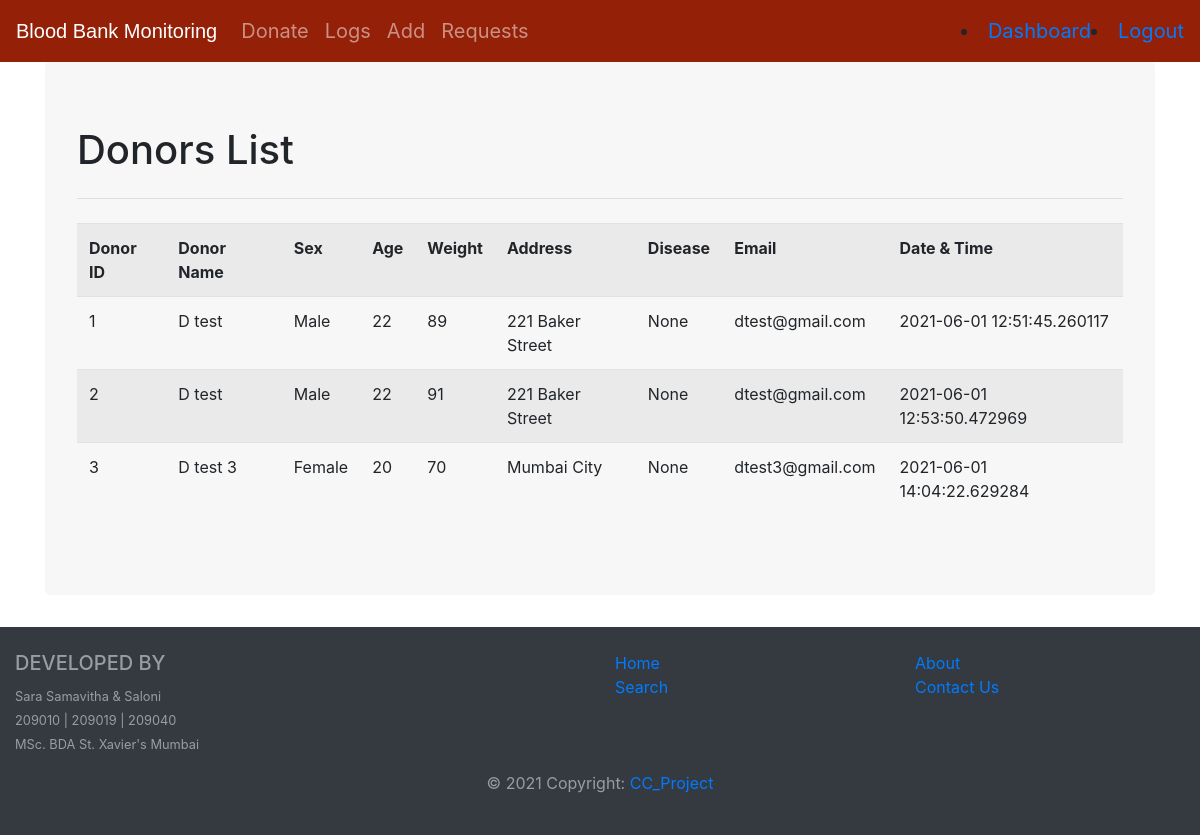
Page /donorlogs (signed in) on the earlier database version.
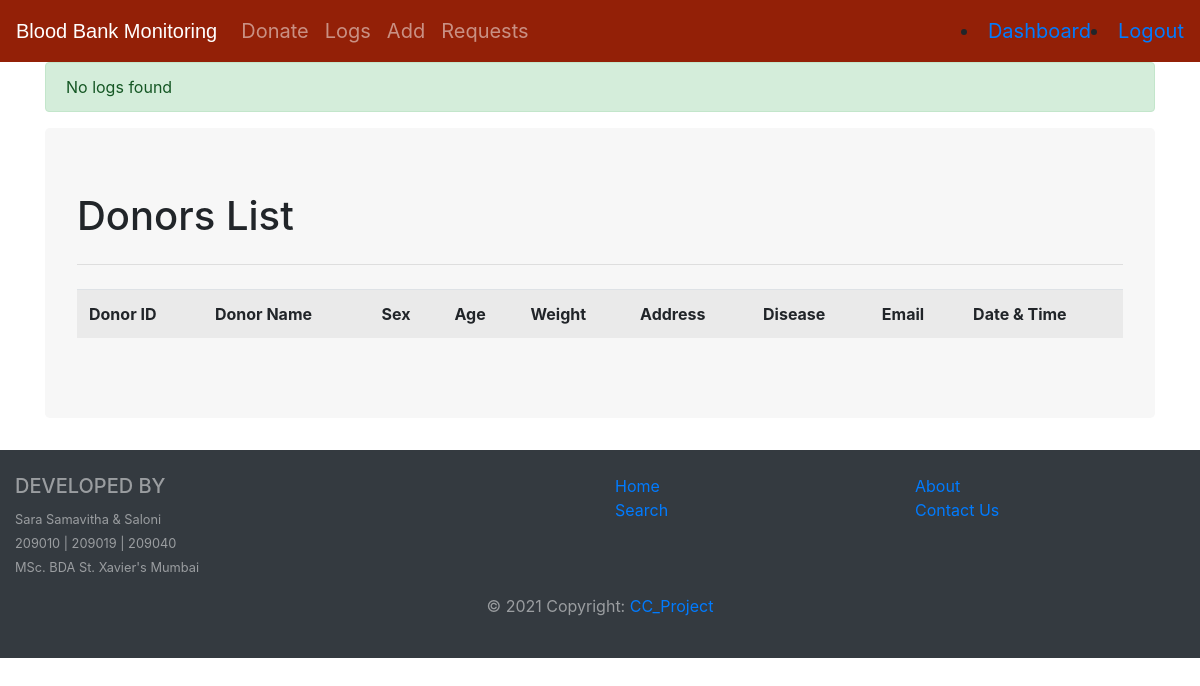
Same page on the later database version.
### models.py (models this page shows, shortened)
class DONOR(db.Model):
    d_id = db.Column(db.Integer, primary_key=True)
    dname = db.Column(db.String(50), nullable=False)
    sex = db.Column(db.String(10), nullable=True)
    age = db.Column(db.Integer, primary_key=False)
    weight = db.Column(db.Integer, primary_key=False)
    address = db.Column(db.String(150), nullable=False)
    disease = db.Column(db.String(50), nullable=False)
    demail = db.Column(db.String(50), nullable=False)
    donor_date = db.Column(db.DateTime, nullable=False, default=datetime.utcnow)

### routes.py (the view)
@app.route('/donorlogs')
@is_logged_in
def donorlogs():
    result = DONOR.query.first()
    logs = DONOR.query.all()
    if result:
        return render_template('donorlogs.html',logs=logs)
    else:
        msg = ' No logs found '
        return render_template('donorlogs.html',msg=msg)

### routes.py (called while the page is built)
def is_logged_in(f):
    @wraps(f)
    def wrap(*args, **kwargs):
        if 'logged_in' in session:
            return f(*args, **kwargs)
        else:
            flash('Unauthorized, Please login!', 'danger')
            return redirect(url_for('login'))
    return wrap

### templates/donorlogs.html
{% extends 'layout.html' %}
{% block body %}
<div class="jumbotron"style="background-color:#f7f7f7;">
  <h1>Donors List</h1>
  <hr class="my-4">
  <table class="table table-striped">
    <tr>
      <th>Donor ID</th>
      <th>Donor Name</th>
      <th>Sex</th>
      <th>Age</th>
      <th>Weight</th>
      <th>Address</th>
      <th>Disease</th>
      <th>Email</th>
      <th>Date & Time</th>
    </tr>
    {% for log in logs %}
      <tr>
        <td>{{log.d_id}}</td>
        <td>{{log.dname}}</td>
        <td>{{log.sex}}</td>
        <td>{{log.age}}</td>
        <td>{{log.weight}}</td>
        <td>{{log.address}}</td>
        <td>{{log.disease}}</td>
        <td>{{log.demail}}</td>
        <td>{{log.donor_date}}</td>
      </tr>
    {% endfor %}
  </table>
</div>
{% endblock %}

### templates/layout.html (shortened to what this page needs)
<!DOCTYPE html>
<html lang="en" dir="ltr">
  <head>
    <link rel="stylesheet" href="https://stackpath.bootstrapcdn.com/bootstrap/4.3.1/css/bootstrap.min.css">
  </head>
  <body>
  {% include 'includes/_navbar.html' %}
  <div class="container">
  {% include 'includes/_messages.html' %}
  {% block body %}{% endblock %}
  </div>
<footer class="py-4 bg-dark text-white-50">
  <div class="container-fluid text-center text-md-left">
    <div class="row">
      <div class="col-md-6 mt-md-0 mt-3">
        <h5 class="text-uppercase">Developed by</h5>
        <small>Sara Samavitha & Saloni</small>
        <br>
        <small>209010 | 209019 | 209040</small>
        <br>
        <small>MSc. BDA St. Xavier's Mumbai</small>
      </div>
      <div class="col-md-3 mb-md-0 mb-3">
        <ul class="list-unstyled">
          <li>
            <a href="/">Home</a>
          </li>
          <li>
            <a href="/">Search</a>
          </li>
        </ul>
      </div>
      <div class="col-md-3 mb-md-0 mb-3">
        <ul class="list-unstyled">
          <li>
            <a href="#!">About</a>
          </li>
          <li>
            <a href="/contact">Contact Us</a>
          </li>
        </ul>
      </div>
    </div>
  </div>
  <div class="footer-copyright text-center py-3">© 2021 Copyright:
    <a href="#">CC_Project</a>
  </div>
</footer>
  </body>
</html>

### templates/includes/_navbar.html
<nav class="navbar navbar-expand-md navbar-dark navbar-full" style="background-color:#932007; font-size: 20px;" >
  <a class="navbar-brand" href="/" style="font-family:Arial, Helvetica, sans-serif;">Blood Bank Monitoring</a>
  <div class="collapse navbar-collapse" id="navbarsExampleDefault">
    <ul class="navbar-nav mr-auto">
      {% if session.logged_in %}
        <li class="nav-item default"><a class="nav-link" href="/donate">Donate</a></li>
        <li class="nav-item default"><a class="nav-link" href="/donorlogs">Logs</a></li>
        <li class="nav-item default"><a class="nav-link" href="/bloodform">Add</a></li>
        <li class="nav-item default"><a class="nav-link" href="/notifications">Requests</a></li>
      {% else %}
        <li class="nav-item default"><a class="nav-link" href="/">Home</a></li>
        <li class="nav-item"><a class="nav-link" href="/contact">Contact us</a></li>
      {% endif %}
    </ul>
    {% if session.logged_in %}
    <li class="nav-item default"><a href="/dashboard">Dashboard</a></li>
      <li class="nav-item default"><a href="/logout">Logout</a></li>
    {% else %}
      <li class="nav-item default"><a href="/register">Register</a></li>
      <li class="nav-item default"><a href="/login">Login</a></li>
    {% endif %}
  </div>
</nav>

### templates/includes/_messages.html (shortened to what this page needs)
{% if msg %}
  <div class="alert alert-success">{{msg}}</div>
{% endif %}

Differences in the rows shown:
removed DONOR: d_id "1", dname "D test", sex "Male", age "22", weight "89", address "221 Baker Street", disease "None", demail "dtest@gmail.com", donor_date "2021-06-01 12:51:45.260117"
removed DONOR: d_id "2", dname "D test", sex "Male", age "22", weight "91", address "221 Baker Street", disease "None", demail "dtest@gmail.com", donor_date "2021-06-01 12:53:50.472969"
removed DONOR: d_id "3", dname "D test 3", sex "Female", age "20", weight "70", address "Mumbai City", disease "None", demail "dtest3@gmail.com", donor_date "2021-06-01 14:04:22.629284"
Other differences:
{{ msg }}: (not shown) → "No logs found"
